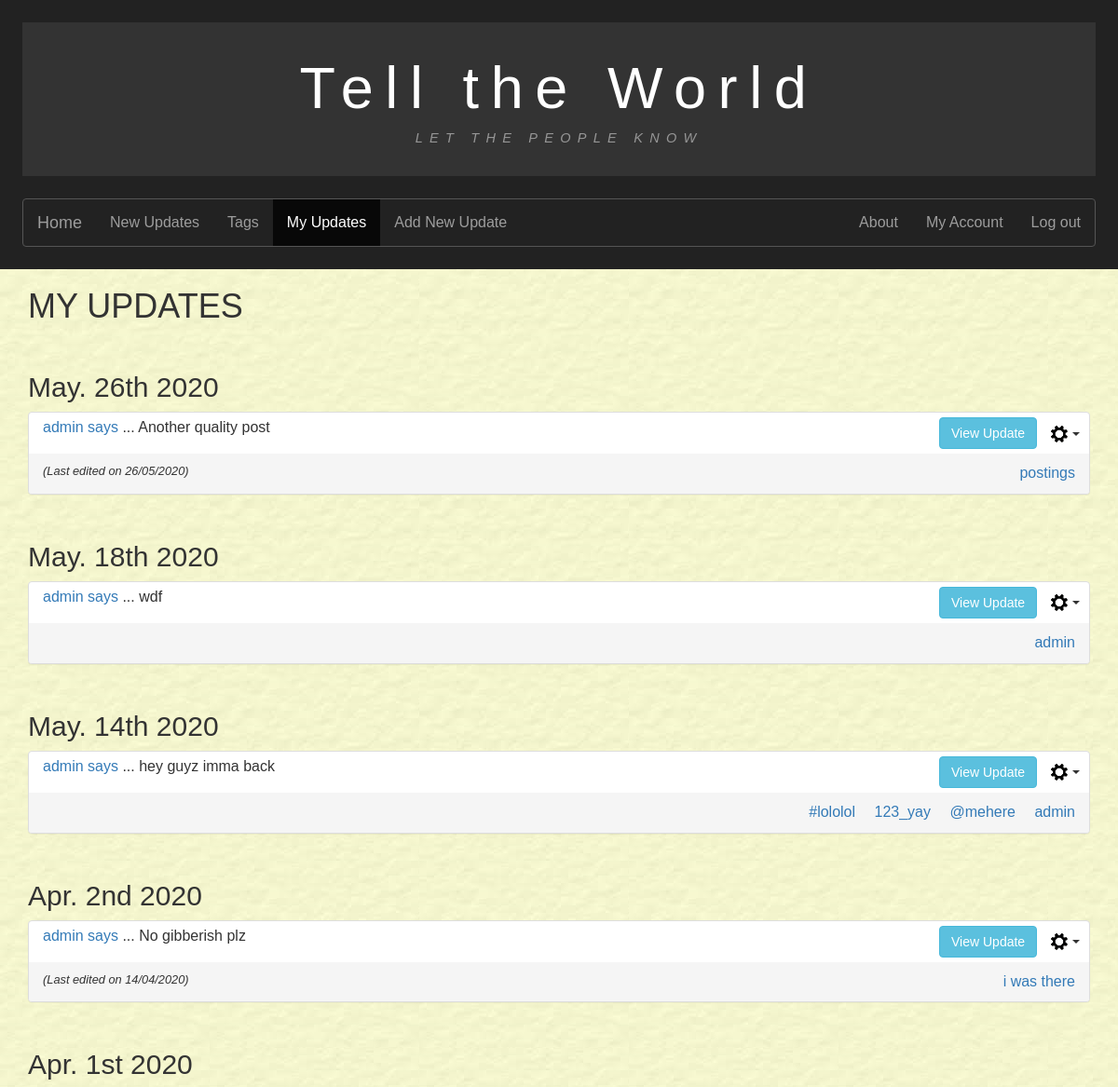
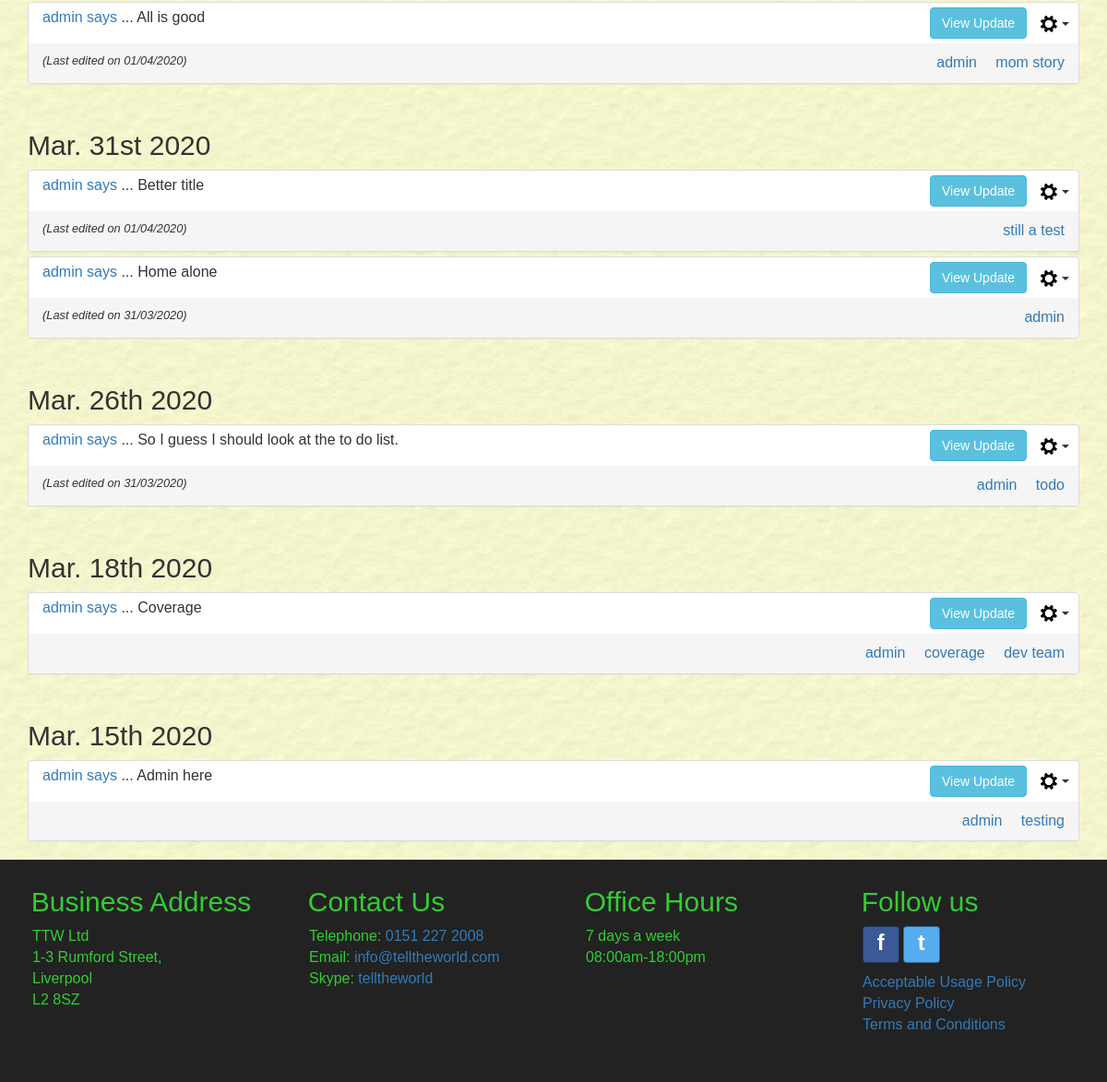
Before: /myupdates/ (signed in) with the older database file (2 pictures, top to bottom).
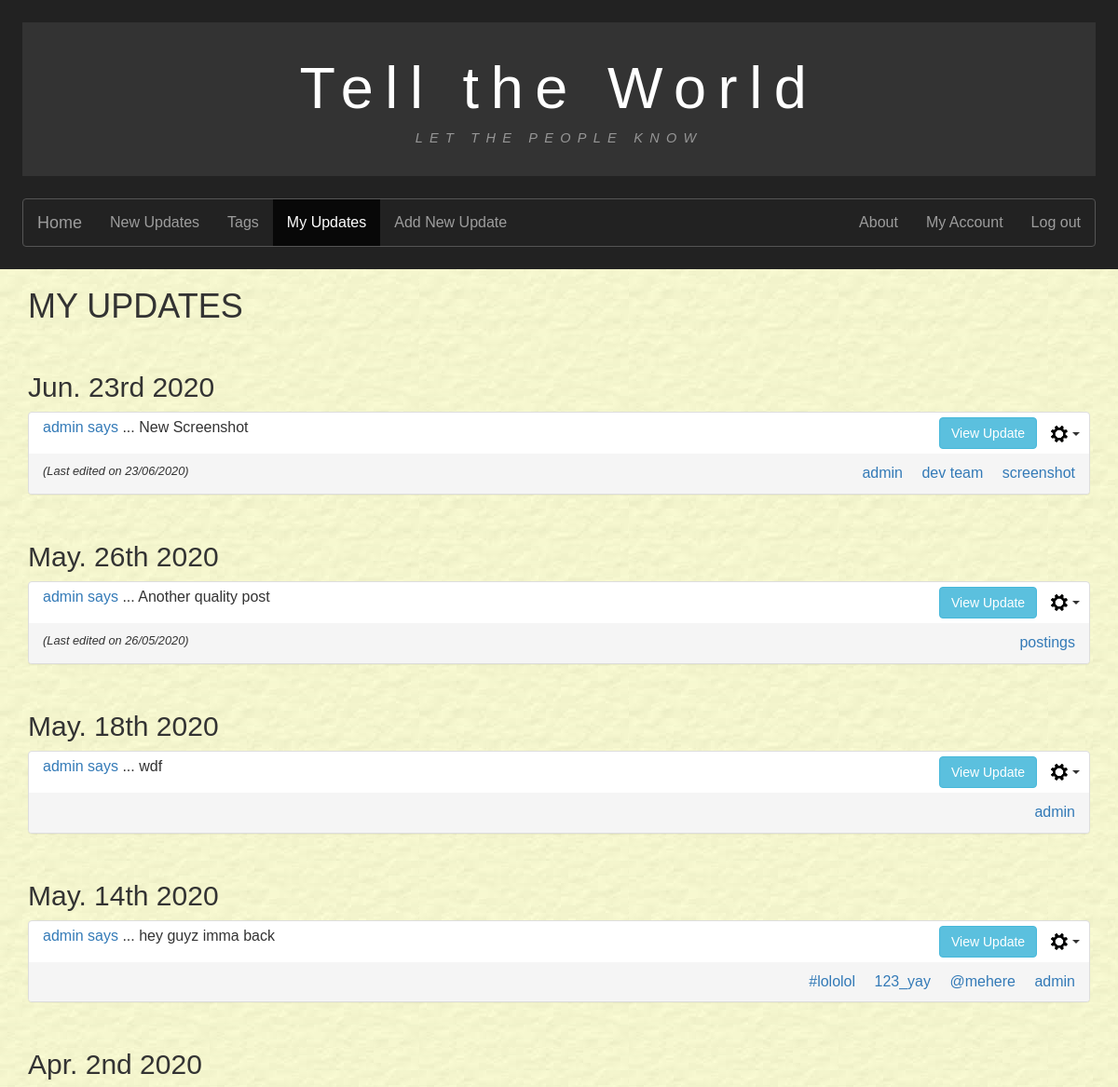
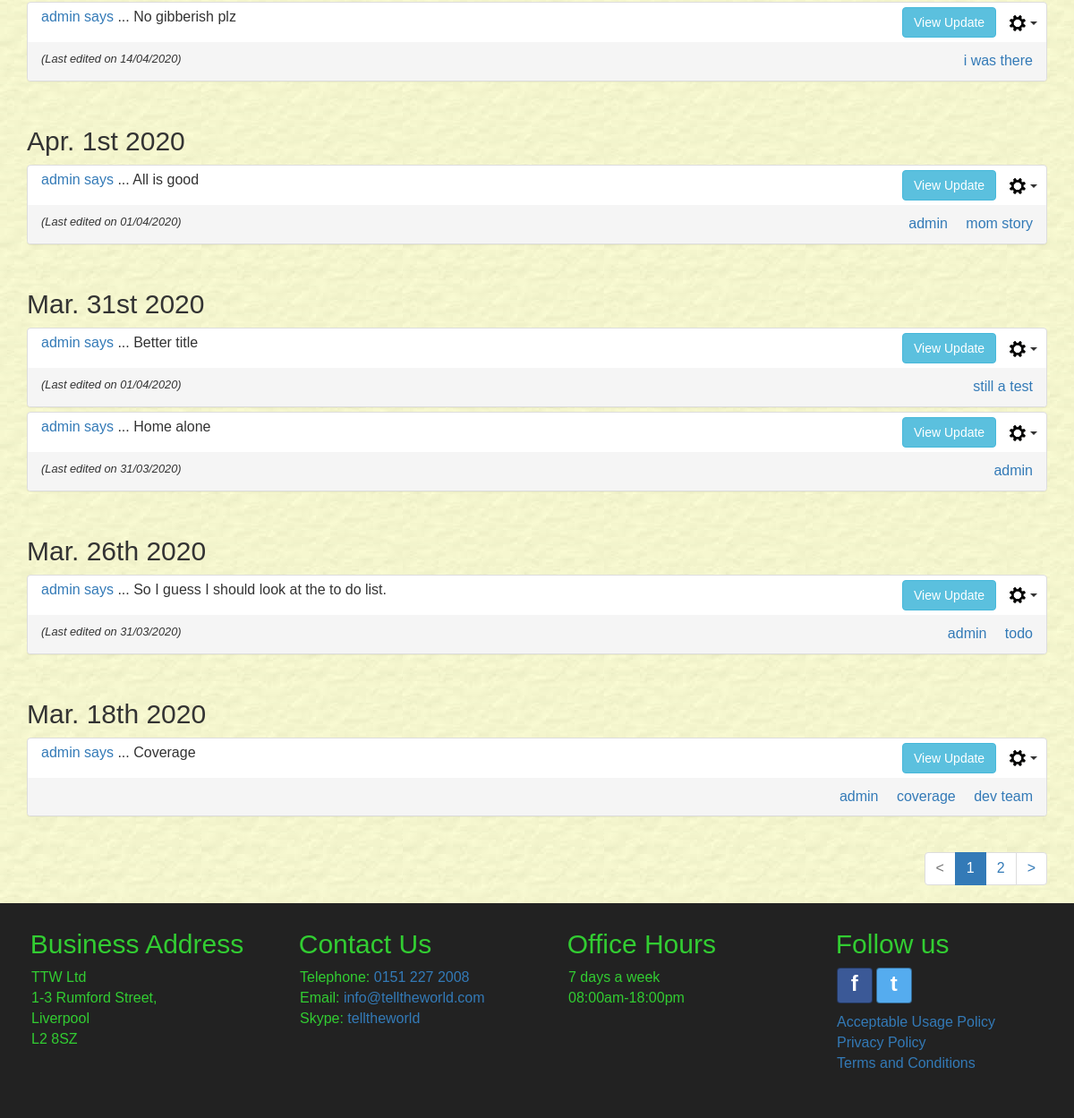
After: the same page with the newer database file (2 pictures, top to bottom).
### tellings/models.py (models this page shows, shortened)
class UserPost(models.Model):
    postID = models.AutoField(primary_key=True, db_column='postID')
    user = models.ForeignKey(settings.AUTH_USER_MODEL, on_delete=models.CASCADE,
                             db_column='user')
    dateOfPost = models.DateTimeField()
    postTitle = models.CharField(max_length=35)
    postText = models.CharField(max_length=255)
    dateOfEdit = models.DateTimeField(null=True, blank=True)
    @property
    def post_tags(self):
        tagmaps = Tagmap.objects.filter(postID=self.postID)
        tagList = sorted([tag.tagID.tagName for tag in tagmaps])
        return tagList
    class Meta:
        verbose_name = "UserPost"
        verbose_name_plural = "UserPosts"

class Tag(models.Model):
    tagID = models.AutoField(primary_key=True, db_column='tagID')
    tagName = models.CharField(max_length=15)
    class Meta:
        ordering = ['tagName']
        verbose_name = "Tag"
        verbose_name_plural = "Tags"

### tellings/views.py (the view)
# urls.py: path('myupdates/', MyUpdatesListView.as_view(), name='myupdates'),
class MyUpdatesListView(LoginRequiredMixin, generic.ListView):
    model = UserPost
    template_name = "tellings/myupdates_list.html"
    paginate_by = 10
    http_method_names = ['get']
    def get_queryset(self):
        user_id = self.request.user.id
        tagName_val = False
        qs = super().get_queryset()
        if 'tagName' in self.request.GET:
            tagName_val = self.request.GET.get('tagName')
            if not Tag.objects.filter(tagName=tagName_val).exists():
                return qs.filter(user=user_id).order_by('-dateOfPost')
        if tagName_val:
            tag = Tag.objects.get(tagName=tagName_val)
            tagmaps = Tagmap.objects.filter(tagID=tag)
            postList = [tm.postID.postID for tm in tagmaps]
            qs = qs.filter(postID__in=postList, user=user_id).order_by('-dateOfPost')
        else:
            qs = qs.filter(user=user_id).order_by('-dateOfPost')
        return qs
    def get_context_data(self, **kwargs):
        context = super(MyUpdatesListView, self).get_context_data(**kwargs)
        current_username = user_id = self.request.user.username
        if 'tagName' in self.request.GET:
            context['tagName'] = self.request.GET.get('tagName')
        context['current_username'] = current_username
        return context

### tellings/templatetags/my_tags.py (called while the page is built)
@register.simple_tag(takes_context=True)
def param_replace(context, **kwargs):
    d = context['request'].GET.copy()
    for k, v in kwargs.items():
        d[k] = v
    for k in [k for k, v in d.items() if not v]:
        del d[k]
    return d.urlencode()

### tellings/templates/tellings/myupdates_list.html (shortened to what this page needs)
{% extends 'tellings/base.html' %}
{% block content %}
  <div class="container-fluid main-content">
    <main class="container currentUserUpdates" id="userUpdates">
      <header>
        <h1>MY UPDATES</h1>
      </header>
      {% if userpost_list %}
      {% load static %}
      {% regroup userpost_list by dateOfPost|date:"M. jS Y" as ordered_post_list %}
      {% for mypost in ordered_post_list %}
      <article>
        <h2 class="date-grouper">{{ mypost.grouper }}</h2>
        <div class="panel-group">
          {% for item in mypost.list %}
            <div class="panel panel-default" id="panel_post_{{ item.postID }}">
              <div class="panel-header">
                <div class="col-sm-8 panel-postTitle">
                  <p><a href="{% url 'tellings:myupdates' %}" name="{{ item.user }}">
                      {{ item.user }} says</a> ... <span id="postTitle_{{ item.postID }}">{{ item.postTitle }}</span></p>
                </div>
                <div class="col-sm-4 align-panel-text-right">
                  <button class="btn btn-info collapse_btn" data-toggle="collapse" data-target="#collapse{{ item.postID }}">View Update</button>
                  {% if current_username %}
                    {% if item.user.username == current_username %}
                    <div class="btn-group">
                      <button type="button" class="btn dropdown-toggle post-cog-btn" data-toggle="dropdown" aria-haspopup="true" aria-expanded="false">
                        <img src="{% static 'tellings/imgs/settings_cog.png' %}" alt="">
                        <span class = "caret"></span>
                      </button>
                    </div>
                    {% endif %}
                  {% endif %}
                </div>
              </div>
              <div class="panel-footer align_between">
                <span class="align-panel-footer-text-left last-edited-text">
                  {% if item.dateOfEdit %}
                  (Last edited on {{ item.dateOfEdit|date:"d/m/Y" }})
                  {% else %}
                    &nbsp;
                  {% endif %}
                </span>
                <span class="align-panel-footer-text-right">
                {% for tag in item.post_tags %}
                  <a class="tagLink" href="{% url 'tellings:myupdates' %}?tagName={{ tag }}" name="{{ tag }}">{{ tag }}</a>
                {% endfor %}
                </span>
              </div>
            </div>
          {% endfor %}
        </div>
      </article>
      {% endfor %}
      {% else %}
      <div class="row white-inner-container">
        <h2>No results found.</h2>
      </div>
      {% endif %}
      {% include "tellings/includes/pagination.html" %}
    </main>
  </div>
{% endblock %}

Changed rows visible on the page:
no longer on this page (row unchanged): UserPost: user "admin", postTitle "Admin here", post_tags "admin", shown under "Mar. 15th 2020"
no longer on this page (row unchanged): Tag: post_tags "testing"
added UserPost: user "admin", postTitle "New Screenshot", dateOfEdit "23/06/2020", post_tags "admin" "dev team", shown under "Jun. 23rd 2020"
added Tag: post_tags "screenshot"
Other visible differences:
new list line: "Jun. 23rd 2020"
new list line: "1"
new list line: "2"
list line gone: "Mar. 15th 2020"
